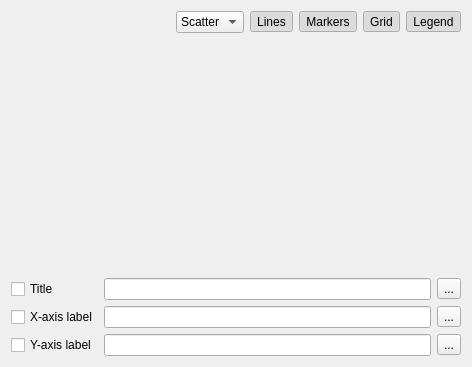
<?xml version="1.0" encoding="UTF-8"?>
<ui version="4.0">
 <class>qMRMLChartViewControllerWidget</class>
 <widget class="ctkPopupWidget" name="qMRMLChartViewControllerWidget">
  <property name="geometry">
   <rect>
    <x>0</x>
    <y>0</y>
    <width>472</width>
    <height>367</height>
   </rect>
  </property>
  <property name="windowTitle">
   <string>Chart View Controller</string>
  </property>
  <layout class="QGridLayout" name="gridLayout_2">
   <item row="1" column="0">
    <layout class="QGridLayout" name="contentLayout">
     <item row="1" column="0">
      <widget class="qMRMLNodeComboBox" name="chartComboBox">
       <property name="sizePolicy">
        <sizepolicy hsizetype="Preferred" vsizetype="Minimum">
         <horstretch>1</horstretch>
         <verstretch>1</verstretch>
        </sizepolicy>
       </property>
       <property name="minimumSize">
        <size>
         <width>65</width>
         <height>0</height>
        </size>
       </property>
       <property name="toolTip">
        <string>Select the chart</string>
       </property>
       <property name="nodeTypes">
        <stringlist>
         <string>vtkMRMLChartNode</string>
        </stringlist>
       </property>
       <property name="noneEnabled">
        <bool>true</bool>
       </property>
       <property name="addEnabled">
        <bool>true</bool>
       </property>
       <property name="removeEnabled">
        <bool>false</bool>
       </property>
       <property name="renameEnabled">
        <bool>true</bool>
       </property>
      </widget>
     </item>
     <item row="1" column="1">
      <widget class="QComboBox" name="chartTypeComboBox">
       <property name="toolTip">
        <string>Select a chart type (scatter, bar, ...)</string>
       </property>
       <item>
        <property name="text">
         <string>Scatter</string>
        </property>
       </item>
       <item>
        <property name="text">
         <string>Bar</string>
        </property>
       </item>
       <item>
        <property name="text">
         <string>Pie</string>
        </property>
       </item>
       <item>
        <property name="text">
         <string>Box</string>
        </property>
       </item>
      </widget>
     </item>
     <item row="2" column="0">
      <widget class="qMRMLCheckableNodeComboBox" name="arrayComboBox">
       <property name="toolTip">
        <string>Add/Remove arrays from the chart</string>
       </property>
       <property name="nodeTypes">
        <stringlist>
         <string>vtkMRMLDoubleArrayNode</string>
         <string></string>
        </stringlist>
       </property>
       <property name="addEnabled">
        <bool>false</bool>
       </property>
       <property name="removeEnabled">
        <bool>false</bool>
       </property>
       <property name="editEnabled">
        <bool>false</bool>
       </property>
       <property name="renameEnabled">
        <bool>false</bool>
       </property>
      </widget>
     </item>
     <item row="1" column="5">
      <widget class="QToolButton" name="showLegendToolButton">
       <property name="toolTip">
        <string>Show legend</string>
       </property>
       <property name="text">
        <string>Legend</string>
       </property>
       <property name="checkable">
        <bool>true</bool>
       </property>
       <property name="checked">
        <bool>true</bool>
       </property>
      </widget>
     </item>
     <item row="1" column="4">
      <widget class="QToolButton" name="showGridToolButton">
       <property name="toolTip">
        <string>Show grid</string>
       </property>
       <property name="text">
        <string>Grid</string>
       </property>
       <property name="checkable">
        <bool>true</bool>
       </property>
       <property name="checked">
        <bool>true</bool>
       </property>
      </widget>
     </item>
     <item row="1" column="3">
      <widget class="QToolButton" name="showMarkersToolButton">
       <property name="toolTip">
        <string>Show markers</string>
       </property>
       <property name="text">
        <string>Markers</string>
       </property>
       <property name="checkable">
        <bool>true</bool>
       </property>
       <property name="checked">
        <bool>true</bool>
       </property>
      </widget>
     </item>
     <item row="1" column="2">
      <widget class="QToolButton" name="showLinesToolButton">
       <property name="toolTip">
        <string>Show lines</string>
       </property>
       <property name="text">
        <string>Lines</string>
       </property>
       <property name="checkable">
        <bool>true</bool>
       </property>
       <property name="checked">
        <bool>true</bool>
       </property>
      </widget>
     </item>
     <item row="0" column="0">
      <layout class="QVBoxLayout" name="verticalLayout"/>
     </item>
    </layout>
   </item>
   <item row="2" column="0">
    <layout class="QGridLayout" name="labelsLayout">
     <item row="0" column="0">
      <widget class="QCheckBox" name="showTitleCheckBox">
       <property name="toolTip">
        <string>Show chart title</string>
       </property>
       <property name="text">
        <string>Title</string>
       </property>
      </widget>
     </item>
     <item row="1" column="0">
      <widget class="QCheckBox" name="showXAxisLabelCheckBox">
       <property name="toolTip">
        <string>Show the X-axis label</string>
       </property>
       <property name="text">
        <string>X-axis label</string>
       </property>
      </widget>
     </item>
     <item row="2" column="0">
      <widget class="QCheckBox" name="showYAxisLabelCheckBox">
       <property name="toolTip">
        <string>Show the Y-axis label</string>
       </property>
       <property name="text">
        <string>Y-axis label</string>
       </property>
      </widget>
     </item>
     <item row="0" column="1">
      <widget class="QLineEdit" name="titleLineEdit">
       <property name="enabled">
        <bool>true</bool>
       </property>
       <property name="toolTip">
        <string>Enter a title for the chart.</string>
       </property>
       <property name="text">
        <string/>
       </property>
       <property name="dragEnabled">
        <bool>false</bool>
       </property>
       <property name="readOnly">
        <bool>false</bool>
       </property>
      </widget>
     </item>
     <item row="1" column="1">
      <widget class="QLineEdit" name="xAxisLabelLineEdit">
       <property name="toolTip">
        <string>Enter a label for the X-axis.</string>
       </property>
       <property name="text">
        <string/>
       </property>
      </widget>
     </item>
     <item row="2" column="1">
      <widget class="QLineEdit" name="yAxisLabelLineEdit">
       <property name="toolTip">
        <string>Enter a label for the Y-axis.</string>
       </property>
       <property name="text">
        <string/>
       </property>
      </widget>
     </item>
     <item row="0" column="2">
      <widget class="QToolButton" name="editTitleButton">
       <property name="focusPolicy">
        <enum>Qt::ClickFocus</enum>
       </property>
       <property name="toolTip">
        <string>Edit the chart title</string>
       </property>
       <property name="text">
        <string>...</string>
       </property>
      </widget>
     </item>
     <item row="1" column="2">
      <widget class="QToolButton" name="editXAxisLabelButton">
       <property name="focusPolicy">
        <enum>Qt::ClickFocus</enum>
       </property>
       <property name="toolTip">
        <string>Edit the X-axis label</string>
       </property>
       <property name="text">
        <string>...</string>
       </property>
      </widget>
     </item>
     <item row="2" column="2">
      <widget class="QToolButton" name="editYAxisLabelButton">
       <property name="focusPolicy">
        <enum>Qt::ClickFocus</enum>
       </property>
       <property name="toolTip">
        <string>Edit the Y-axis label</string>
       </property>
       <property name="text">
        <string>...</string>
       </property>
      </widget>
     </item>
    </layout>
   </item>
  </layout>
  <action name="actionShow_Lines">
   <property name="checkable">
    <bool>true</bool>
   </property>
   <property name="text">
    <string>Lines</string>
   </property>
   <property name="toolTip">
    <string>Show lines</string>
   </property>
  </action>
  <action name="actionShow_Markers">
   <property name="checkable">
    <bool>true</bool>
   </property>
   <property name="text">
    <string>Markers</string>
   </property>
   <property name="toolTip">
    <string>Show markers</string>
   </property>
  </action>
  <action name="actionShow_Grid">
   <property name="checkable">
    <bool>true</bool>
   </property>
   <property name="text">
    <string>Grid</string>
   </property>
   <property name="toolTip">
    <string>Show grid</string>
   </property>
  </action>
  <action name="actionShow_Legend">
   <property name="checkable">
    <bool>true</bool>
   </property>
   <property name="text">
    <string>Legend</string>
   </property>
   <property name="toolTip">
    <string>Show legend</string>
   </property>
  </action>
 </widget>
 <customwidgets>
  <customwidget>
   <class>qMRMLCheckableNodeComboBox</class>
   <extends>qMRMLNodeComboBox</extends>
   <header>qMRMLCheckableNodeComboBox.h</header>
  </customwidget>
  <customwidget>
   <class>qMRMLNodeComboBox</class>
   <extends>QWidget</extends>
   <header>qMRMLNodeComboBox.h</header>
  </customwidget>
  <customwidget>
   <class>ctkPopupWidget</class>
   <extends>QFrame</extends>
   <header>ctkPopupWidget.h</header>
   <container>1</container>
  </customwidget>
 </customwidgets>
 <resources>
  <include location="../qMRMLWidgets.qrc"/>
 </resources>
 <connections/>
</ui>
